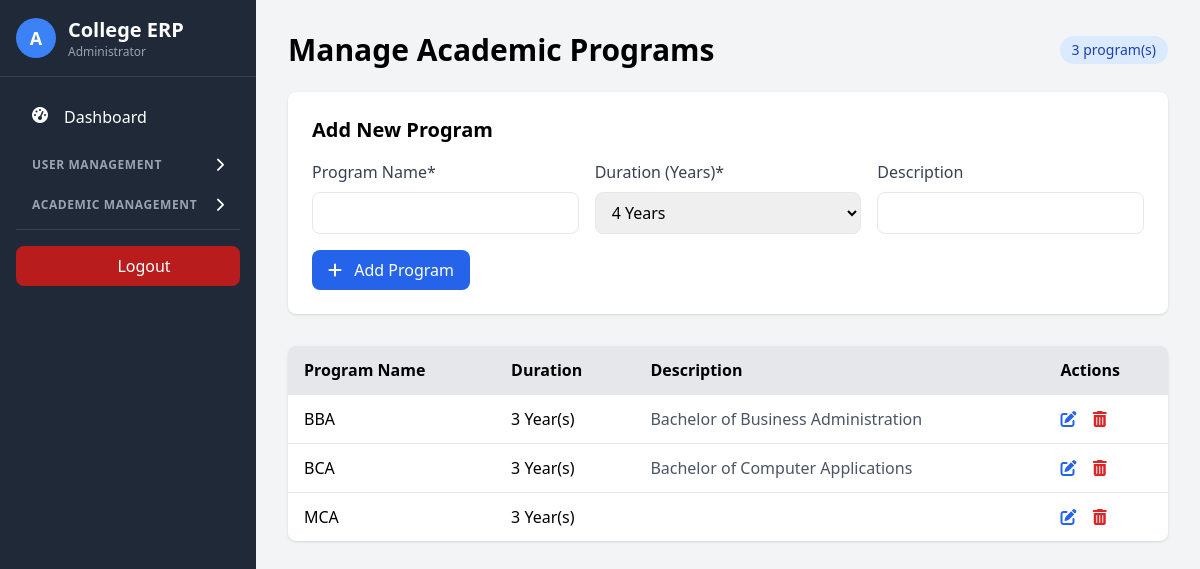
Screenshot of /admin/manage_programs.php.php (signed in) with the database file from the repository.
### tables this page shows
CREATE TABLE IF NOT EXISTS `programs` (
  `program_id` int NOT NULL AUTO_INCREMENT,
  `program_name` varchar(100) NOT NULL,
  `duration_years` int NOT NULL,
  `description` text,
  `department_id` int DEFAULT NULL,
  `total_core_courses` int NOT NULL DEFAULT '0',
  `total_elective_courses` int NOT NULL DEFAULT '0',
  `elective_options` int NOT NULL DEFAULT '0',
  PRIMARY KEY (`program_id`)
);

### admin/manage_programs.php.php (the view, shortened to what this page needs)
<?php
require_once '../config/db.php';
$programs = $pdo->query("SELECT * FROM programs ORDER BY program_name")->fetchAll();
$program_count = $pdo->query("SELECT COUNT(*) FROM programs")->fetchColumn();
?>
<!DOCTYPE html>
<html lang="en">
<head>
    <script src="https://cdn.tailwindcss.com"></script>
    <link rel="stylesheet" href="https://cdnjs.cloudflare.com/ajax/libs/font-awesome/6.0.0/css/all.min.css">
</head>
<body class="bg-gray-100">
<div class="md:flex">
<?php include '../includes/admin_sidebar.php'; ?>
    <div class="main-content p-8 mt-16 md:mt-0 mt-16 md:ml-64 w-full">
        <div class="flex justify-between items-center mb-6">
            <h1 class="text-3xl font-bold">Manage Academic Programs</h1>
            <span class="bg-blue-100 text-blue-800 px-3 py-1 rounded-full text-sm">
                <?= $program_count ?> program(s)
            </span>
        </div>
        <div class="bg-white p-6 rounded-lg shadow mb-8">
            <h2 class="text-xl font-semibold mb-4">Add New Program</h2>
            <form method="post">
                <div class="grid grid-cols-1 md:grid-cols-3 gap-4">
                    <div>
                        <label class="block text-gray-700 mb-2">Program Name*</label>
                        <input type="text" name="program_name" required
                               class="w-full px-3 py-2 border rounded-lg focus:outline-none focus:ring-2 focus:ring-blue-500">
                    </div>
                    <div>
                        <label class="block text-gray-700 mb-2">Duration (Years)*</label>
                        <select name="duration" required
                                class="w-full px-3 py-2 border rounded-lg focus:outline-none focus:ring-2 focus:ring-blue-500">
                            <option value="4" selected>4 Years</option>
                        </select>
                    </div>
                    <div>
                        <label class="block text-gray-700 mb-2">Description</label>
                        <input type="text" name="description"
                               class="w-full px-3 py-2 border rounded-lg focus:outline-none focus:ring-2 focus:ring-blue-500">
                    </div>
                </div>
                <div class="mt-4">
                    <button type="submit" name="add_program"
                            class="bg-blue-600 text-white px-4 py-2 rounded-lg hover:bg-blue-700 transition">
                        <i class="fas fa-plus mr-2"></i> Add Program
                    </button>
                </div>
            </form>
        </div>
        <div class="bg-white rounded-lg shadow overflow-hidden">
            <table class="min-w-full">
                <thead class="bg-gray-200">
                    <tr>
                        <th class="py-3 px-4 text-left">Program Name</th>
                        <th class="py-3 px-4 text-left">Duration</th>
                        <th class="py-3 px-4 text-left">Description</th>
                        <th class="py-3 px-4 text-left">Actions</th>
                    </tr>
                </thead>
                <tbody>
                    <?php if (empty($programs)): ?>
                        <tr>
                            <td colspan="4" class="py-4 px-4 text-center text-gray-500">No programs found</td>
                        </tr>
                    <?php else: ?>
                        <?php foreach ($programs as $program): ?>
                        <tr class="border-t hover:bg-gray-50">
                            <td class="py-3 px-4 font-medium"><?= htmlspecialchars($program['program_name']) ?></td>
                            <td class="py-3 px-4"><?= $program['duration_years'] ?> Year(s)</td>
                            <td class="py-3 px-4 text-gray-600"><?= htmlspecialchars($program['description']) ?></td>
                            <td class="py-3 px-4">
                                <button onclick="openEditModal(
                                    <?= $program['program_id'] ?>,
                                    '<?= htmlspecialchars(addslashes($program['program_name'])) ?>',
                                    <?= $program['duration_years'] ?>,
                                    '<?= htmlspecialchars(addslashes($program['description'])) ?>'
                                )" class="text-blue-600 hover:text-blue-800 mr-3">
                                    <i class="fas fa-edit"></i>
                                </button>
                                <form method="post" class="inline" onsubmit="return confirm('Are you sure you want to delete this program?');">
                                    <button type="submit" name="delete_program" class="text-red-600 hover:text-red-800">
                                        <i class="fas fa-trash-alt"></i>
                                    </button>
                                </form>
                            </td>
                        </tr>
                        <?php endforeach; ?>
                    <?php endif; ?>
                </tbody>
            </table>
        </div>
    </div>
</div>
</body>
</html>

### rows the page displays
programs: program_name "BBA", duration_years "3", description "Bachelor of Business Administration"
programs: program_name "BCA", duration_years "3", description "Bachelor of Computer Applications"
programs: program_name "MCA", duration_years "3"

### other values shown
$program_count "3"
